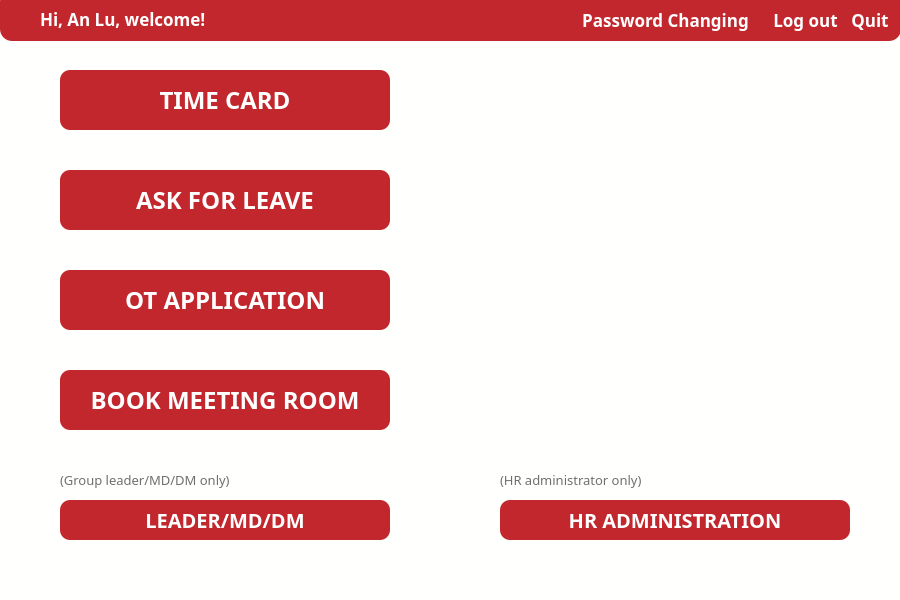
<?xml version="1.0" encoding="UTF-8"?>
<ui version="4.0">
 <class>MainWindow</class>
 <widget class="QMainWindow" name="MainWindow">
  <property name="geometry">
   <rect>
    <x>0</x>
    <y>0</y>
    <width>900</width>
    <height>600</height>
   </rect>
  </property>
  <property name="sizePolicy">
   <sizepolicy hsizetype="Preferred" vsizetype="Preferred">
    <horstretch>0</horstretch>
    <verstretch>0</verstretch>
   </sizepolicy>
  </property>
  <property name="minimumSize">
   <size>
    <width>900</width>
    <height>600</height>
   </size>
  </property>
  <property name="maximumSize">
   <size>
    <width>900</width>
    <height>600</height>
   </size>
  </property>
  <property name="windowTitle">
   <string>AKT HR Information System</string>
  </property>
  <property name="styleSheet">
   <string notr="true">QMainWindow
{

    background-color:rgb(255, 255, 253);
    /*边框圆角半径为8像素*/ 
    border-radius:10px;
}</string>
  </property>
  <widget class="QWidget" name="centralwidget">
   <widget class="QPushButton" name="pushButton">
    <property name="geometry">
     <rect>
      <x>60</x>
      <y>70</y>
      <width>330</width>
      <height>60</height>
     </rect>
    </property>
    <property name="font">
     <font>
      <family>Microsoft Yahei</family>
      <pointsize>18</pointsize>
      <weight>75</weight>
      <bold>true</bold>
     </font>
    </property>
    <property name="styleSheet">
     <string notr="true">QPushButton
{
    /*字体为微软雅黑*/
    font-family:Microsoft Yahei;
    /*字体大小为20点*/
    font-size:18pt;
    /*字体颜色为白色*/    
    color:white;
    /*背景颜色*/  
    background-color:#C1272D;
    /*边框圆角半径为8像素*/ 
    border-radius:10px;
}

/*按钮停留态*/
QPushButton:hover
{
    /*背景颜色*/  
    background-color:#9e1e24;
    padding-left:-3px;
    /*上内边距为3像素，让按下时字向下移动3像素*/  
    padding-top:-3px;

}

/*按钮按下态*/
QPushButton:pressed
{
    /*背景颜色*/  
    background-color:#CD5257;
    /*左内边距为3像素，让按下时字向右移动3像素*/  
    padding-left:3px;
    /*上内边距为3像素，让按下时字向下移动3像素*/  
    padding-top:3px;
}</string>
    </property>
    <property name="text">
     <string>TIME CARD</string>
    </property>
   </widget>
   <widget class="QPushButton" name="pushButton_2">
    <property name="geometry">
     <rect>
      <x>60</x>
      <y>170</y>
      <width>330</width>
      <height>60</height>
     </rect>
    </property>
    <property name="font">
     <font>
      <family>Microsoft Yahei</family>
      <pointsize>18</pointsize>
      <weight>75</weight>
      <bold>true</bold>
     </font>
    </property>
    <property name="styleSheet">
     <string notr="true">QPushButton
{
    /*字体为微软雅黑*/
    font-family:Microsoft Yahei;
    /*字体大小为20点*/
    font-size:18pt;
    /*字体颜色为白色*/    
    color:white;
    /*背景颜色*/  
    background-color:#C1272D;
    /*边框圆角半径为8像素*/ 
    border-radius:10px;
}

/*按钮停留态*/
QPushButton:hover
{
    /*背景颜色*/  
    background-color:#9e1e24;
    padding-left:-3px;
    /*上内边距为3像素，让按下时字向下移动3像素*/  
    padding-top:-3px;

}

/*按钮按下态*/
QPushButton:pressed
{
    /*背景颜色*/  
    background-color:#CD5257;
    /*左内边距为3像素，让按下时字向右移动3像素*/  
    padding-left:3px;
    /*上内边距为3像素，让按下时字向下移动3像素*/  
    padding-top:3px;
}</string>
    </property>
    <property name="text">
     <string>ASK FOR LEAVE</string>
    </property>
   </widget>
   <widget class="QPushButton" name="pushButton_3">
    <property name="geometry">
     <rect>
      <x>60</x>
      <y>270</y>
      <width>330</width>
      <height>60</height>
     </rect>
    </property>
    <property name="font">
     <font>
      <family>Microsoft Yahei</family>
      <pointsize>18</pointsize>
      <weight>75</weight>
      <bold>true</bold>
     </font>
    </property>
    <property name="styleSheet">
     <string notr="true">QPushButton
{
    /*字体为微软雅黑*/
    font-family:Microsoft Yahei;
    /*字体大小为20点*/
    font-size:18pt;
    /*字体颜色为白色*/    
    color:white;
    /*背景颜色*/  
    background-color:#C1272D;
    /*边框圆角半径为8像素*/ 
    border-radius:10px;
}

/*按钮停留态*/
QPushButton:hover
{
    /*背景颜色*/  
    background-color:#9e1e24;
    padding-left:-3px;
    /*上内边距为3像素，让按下时字向下移动3像素*/  
    padding-top:-3px;

}

/*按钮按下态*/
QPushButton:pressed
{
    /*背景颜色*/  
    background-color:#CD5257;
    /*左内边距为3像素，让按下时字向右移动3像素*/  
    padding-left:3px;
    /*上内边距为3像素，让按下时字向下移动3像素*/  
    padding-top:3px;
}</string>
    </property>
    <property name="text">
     <string>OT APPLICATION</string>
    </property>
   </widget>
   <widget class="QPushButton" name="pushButton_4">
    <property name="geometry">
     <rect>
      <x>60</x>
      <y>370</y>
      <width>330</width>
      <height>60</height>
     </rect>
    </property>
    <property name="font">
     <font>
      <family>Microsoft Yahei</family>
      <pointsize>18</pointsize>
      <weight>75</weight>
      <bold>true</bold>
     </font>
    </property>
    <property name="styleSheet">
     <string notr="true">QPushButton
{
    /*字体为微软雅黑*/
    font-family:Microsoft Yahei;
    /*字体大小为20点*/
    font-size:18pt;
    /*字体颜色为白色*/    
    color:white;
    /*背景颜色*/  
    background-color:#C1272D;
    /*边框圆角半径为8像素*/ 
    border-radius:10px;
}

/*按钮停留态*/
QPushButton:hover
{
    /*背景颜色*/  
    background-color:#9e1e24;
    padding-left:-3px;
    /*上内边距为3像素，让按下时字向下移动3像素*/  
    padding-top:-3px;

}

/*按钮按下态*/
QPushButton:pressed
{
    /*背景颜色*/  
    background-color:#CD5257;
    /*左内边距为3像素，让按下时字向右移动3像素*/  
    padding-left:3px;
    /*上内边距为3像素，让按下时字向下移动3像素*/  
    padding-top:3px;
}</string>
    </property>
    <property name="text">
     <string>BOOK MEETING ROOM</string>
    </property>
   </widget>
   <widget class="QWidget" name="widget" native="true">
    <property name="geometry">
     <rect>
      <x>0</x>
      <y>-10</y>
      <width>901</width>
      <height>51</height>
     </rect>
    </property>
    <property name="styleSheet">
     <string notr="true">QWidget
{
    /*字体为微软雅黑*/
    font-family:Microsoft Yahei;
    /*字体大小为20点*/
    font-size:18pt;
    /*字体颜色为白色*/    
    color:white;
    /*背景颜色*/  
    background-color:#C1272D;
    /*边框圆角半径为8像素*/ 
    border-radius:12px;
}</string>
    </property>
    <widget class="QPushButton" name="pushButton_6">
     <property name="geometry">
      <rect>
       <x>770</x>
       <y>10</y>
       <width>71</width>
       <height>40</height>
      </rect>
     </property>
     <property name="styleSheet">
      <string notr="true">QPushButton
{
    /*字体为微软雅黑*/
    font-family:Microsoft Yahei;
    /*字体大小为20点*/
    font-size:13pt;
    /*字体颜色为白色*/
	font-weight:bold;    
    color:white;
    /*背景颜色*/  
    background-color:#C1272D;
    /*边框圆角半径为8像素*/ 
    border-radius:10px;
}

/*按钮停留态*/
QPushButton:hover
{
    /*背景颜色*/  
    background-color:#9e1e24;
    padding-left:-3px;
    /*上内边距为3像素，让按下时字向下移动3像素*/  
    padding-top:-3px;
}

/*按钮按下态*/
QPushButton:pressed
{
    /*背景颜色*/  
    background-color:#CD5257;
    /*左内边距为3像素，让按下时字向右移动3像素*/  
    padding-left:3px;
    /*上内边距为3像素，让按下时字向下移动3像素*/  
    padding-top:3px;
}</string>
     </property>
     <property name="text">
      <string>Log out</string>
     </property>
    </widget>
    <widget class="QPushButton" name="pushButton_7">
     <property name="geometry">
      <rect>
       <x>840</x>
       <y>10</y>
       <width>60</width>
       <height>40</height>
      </rect>
     </property>
     <property name="styleSheet">
      <string notr="true">QPushButton
{
    /*字体为微软雅黑*/
    font-family:Microsoft Yahei;
    /*字体大小为20点*/
    font-size:13pt;
    /*字体颜色为白色*/
	font-weight:bold;    
    color:white;
    /*背景颜色*/  
    background-color:#C1272D;
    /*边框圆角半径为8像素*/ 
    border-radius:10px;
}

/*按钮停留态*/
QPushButton:hover
{
    /*背景颜色*/  
    background-color:#9e1e24;
    padding-left:-3px;
    /*上内边距为3像素，让按下时字向下移动3像素*/  
    padding-top:-3px;
}

/*按钮按下态*/
QPushButton:pressed
{
    /*背景颜色*/  
    background-color:#CD5257;
    /*左内边距为3像素，让按下时字向右移动3像素*/  
    padding-left:3px;
    /*上内边距为3像素，让按下时字向下移动3像素*/  
    padding-top:3px;
}</string>
     </property>
     <property name="text">
      <string>Quit</string>
     </property>
    </widget>
    <widget class="QLabel" name="label">
     <property name="geometry">
      <rect>
       <x>40</x>
       <y>13</y>
       <width>401</width>
       <height>31</height>
      </rect>
     </property>
     <property name="styleSheet">
      <string notr="true">QLabel
{
    /*字体为微软雅黑*/
    font-family:Microsoft Yahei;
    /*字体大小为20点*/
    font-size:13pt;
    /*字体颜色为白色*/
	font-weight:bold;    
    color:white;
    /*背景颜色*/  
    background-color:#C1272D;
    /*边框圆角半径为8像素*/ 

}

QLabel:hover
{
    padding-left:-3px;
    /*上内边距为3像素，让按下时字向下移动3像素*/  
    padding-top:-3px;
}

/*按钮按下态*/
QLabel:pressed
{
    /*左内边距为3像素，让按下时字向右移动3像素*/  
    padding-left:3px;
    /*上内边距为3像素，让按下时字向下移动3像素*/  
    padding-top:3px;
}</string>
     </property>
     <property name="text">
      <string>Hi, An Lu, welcome!</string>
     </property>
    </widget>
    <widget class="QPushButton" name="pushButton_8">
     <property name="geometry">
      <rect>
       <x>560</x>
       <y>10</y>
       <width>211</width>
       <height>40</height>
      </rect>
     </property>
     <property name="styleSheet">
      <string notr="true">QPushButton
{
    /*字体为微软雅黑*/
    font-family:Microsoft Yahei;
    /*字体大小为20点*/
    font-size:13pt;
    /*字体颜色为白色*/
	font-weight:bold;    
    color:white;
    /*背景颜色*/  
    background-color:#C1272D;
    /*边框圆角半径为8像素*/ 
    border-radius:10px;
}

/*按钮停留态*/
QPushButton:hover
{
    /*背景颜色*/  
    background-color:#9e1e24;
    padding-left:-3px;
    /*上内边距为3像素，让按下时字向下移动3像素*/  
    padding-top:-3px;
}

/*按钮按下态*/
QPushButton:pressed
{
    /*背景颜色*/  
    background-color:#CD5257;
    /*左内边距为3像素，让按下时字向右移动3像素*/  
    padding-left:3px;
    /*上内边距为3像素，让按下时字向下移动3像素*/  
    padding-top:3px;
}</string>
     </property>
     <property name="text">
      <string>Password Changing</string>
     </property>
    </widget>
   </widget>
   <widget class="QPushButton" name="pushButton_5">
    <property name="geometry">
     <rect>
      <x>500</x>
      <y>500</y>
      <width>350</width>
      <height>40</height>
     </rect>
    </property>
    <property name="font">
     <font>
      <family>Microsoft Yahei</family>
      <pointsize>15</pointsize>
      <weight>75</weight>
      <bold>true</bold>
     </font>
    </property>
    <property name="styleSheet">
     <string notr="true">QPushButton
{
    /*字体为微软雅黑*/
    font-family:Microsoft Yahei;
    /*字体大小为20点*/
    font-size:15pt;
    /*字体颜色为白色*/    
    color:white;
    /*背景颜色*/  
    background-color:#C1272D;
    /*边框圆角半径为8像素*/ 
    border-radius:10px;
}

/*按钮停留态*/
QPushButton:hover
{
    /*背景颜色*/  
    background-color:#9e1e24;
    padding-left:-3px;
    /*上内边距为3像素，让按下时字向下移动3像素*/  
    padding-top:-3px;

}

/*按钮按下态*/
QPushButton:pressed
{
    /*背景颜色*/  
    background-color:#CD5257;
    /*左内边距为3像素，让按下时字向右移动3像素*/  
    padding-left:3px;
    /*上内边距为3像素，让按下时字向下移动3像素*/  
    padding-top:3px;
}</string>
    </property>
    <property name="text">
     <string>HR ADMINISTRATION</string>
    </property>
   </widget>
   <widget class="QWidget" name="widget_2" native="true">
    <property name="geometry">
     <rect>
      <x>490</x>
      <y>80</y>
      <width>350</width>
      <height>361</height>
     </rect>
    </property>
    <property name="styleSheet">
     <string notr="true">background-image: url(:/source/1.png);</string>
    </property>
   </widget>
   <widget class="QPushButton" name="pushButton_9">
    <property name="geometry">
     <rect>
      <x>60</x>
      <y>500</y>
      <width>330</width>
      <height>40</height>
     </rect>
    </property>
    <property name="font">
     <font>
      <family>Microsoft Yahei</family>
      <pointsize>15</pointsize>
      <weight>75</weight>
      <bold>true</bold>
     </font>
    </property>
    <property name="styleSheet">
     <string notr="true">QPushButton
{
    /*字体为微软雅黑*/
    font-family:Microsoft Yahei;
    /*字体大小为20点*/
    font-size:15pt;
    /*字体颜色为白色*/    
    color:white;
    /*背景颜色*/  
    background-color:#C1272D;
    /*边框圆角半径为8像素*/ 
    border-radius:10px;
}

/*按钮停留态*/
QPushButton:hover
{
    /*背景颜色*/  
    background-color:#9e1e24;
    padding-left:-3px;
    /*上内边距为3像素，让按下时字向下移动3像素*/  
    padding-top:-3px;

}

/*按钮按下态*/
QPushButton:pressed
{
    /*背景颜色*/  
    background-color:#CD5257;
    /*左内边距为3像素，让按下时字向右移动3像素*/  
    padding-left:3px;
    /*上内边距为3像素，让按下时字向下移动3像素*/  
    padding-top:3px;
}</string>
    </property>
    <property name="text">
     <string>LEADER/MD/DM</string>
    </property>
   </widget>
   <widget class="QLabel" name="label_4">
    <property name="geometry">
     <rect>
      <x>60</x>
      <y>470</y>
      <width>211</width>
      <height>20</height>
     </rect>
    </property>
    <property name="styleSheet">
     <string notr="true">QLabel
{
    /*字体为微软雅黑*/
    font-family:Microsoft Yahei;
    /*字体大小为20点*/
	color:rgb(111, 111, 111);
   font-size:10pt;
 	
}</string>
    </property>
    <property name="text">
     <string>(Group leader/MD/DM only)</string>
    </property>
   </widget>
   <widget class="QLabel" name="label_5">
    <property name="geometry">
     <rect>
      <x>500</x>
      <y>470</y>
      <width>211</width>
      <height>20</height>
     </rect>
    </property>
    <property name="styleSheet">
     <string notr="true">QLabel
{
    /*字体为微软雅黑*/
    font-family:Microsoft Yahei;
    /*字体大小为20点*/
	color:rgb(111, 111, 111);
   font-size:10pt;
 	
}</string>
    </property>
    <property name="text">
     <string>(HR administrator only)</string>
    </property>
   </widget>
  </widget>
 </widget>
 <resources>
  <include location="image1.qrc"/>
 </resources>
 <connections/>
</ui>
